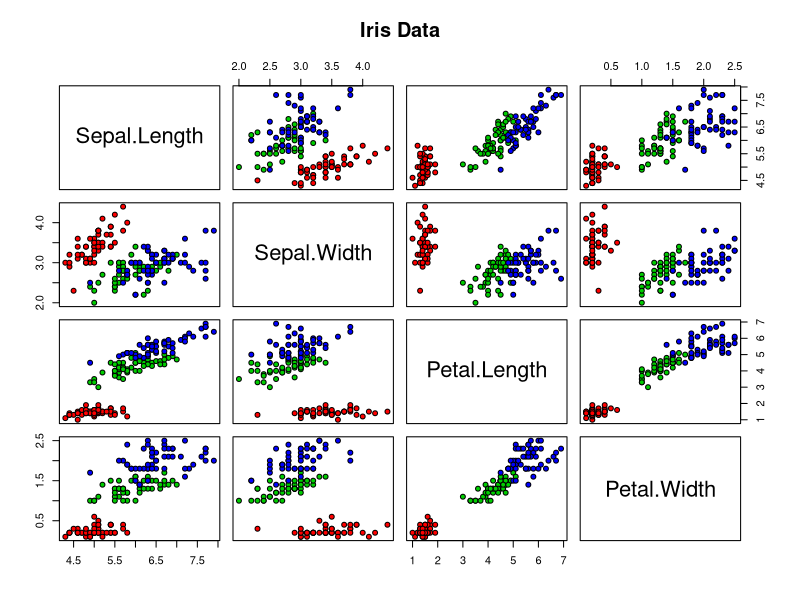
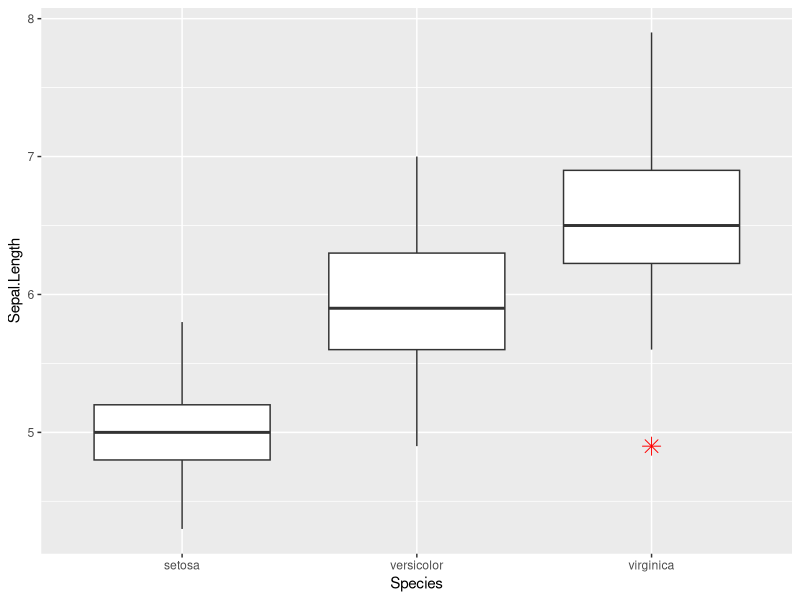
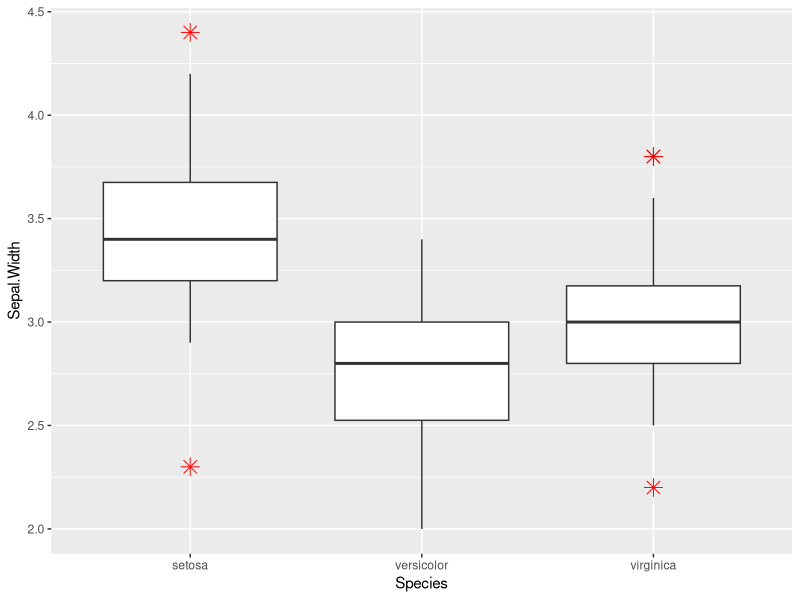
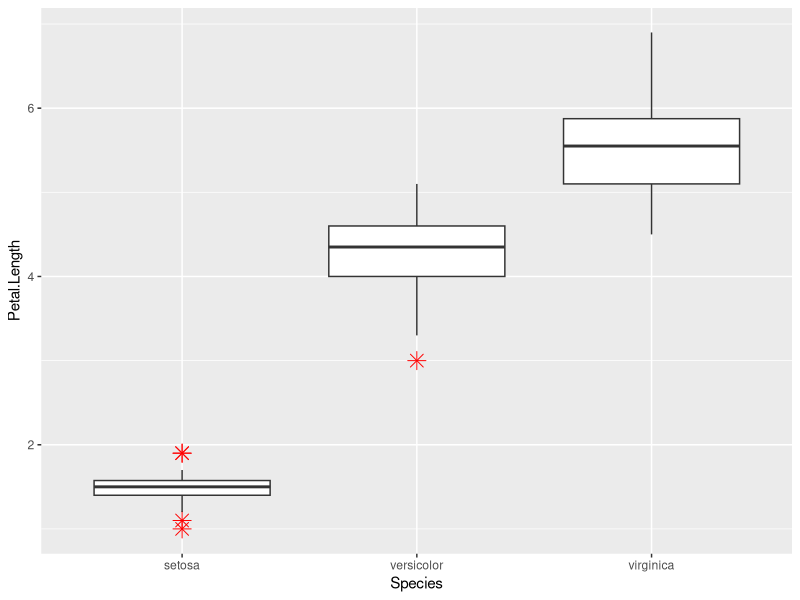
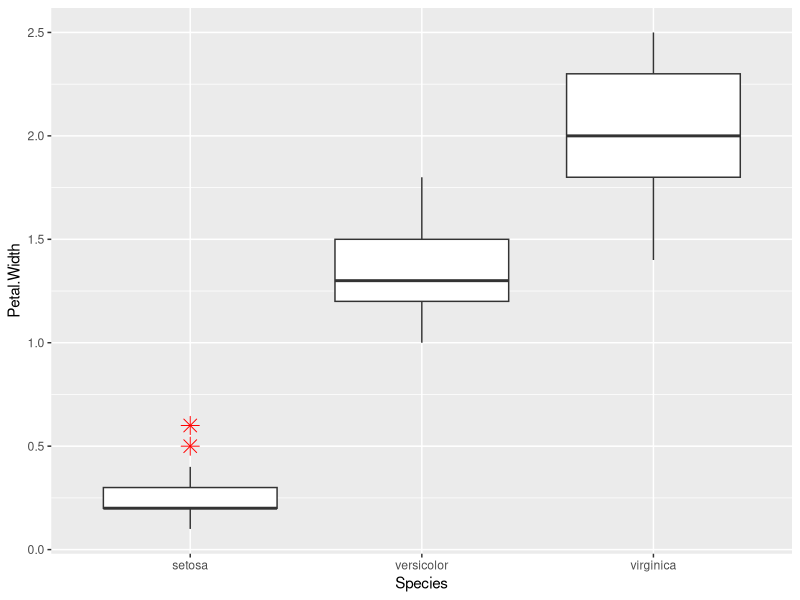

Write R code to recreate these figures, in order. (Note: this script raises an error after producing the figures.)
data(iris)
summary(iris)

# Pairwise plots
pairs(iris[1:4], main = "Iris Data", pch = 21, bg = c("red", "green3", "blue")[unclass(iris$Species)])

# Boxplots
library(ggplot2)
p1<-ggplot(iris,aes(x=Species,y=Sepal.Length))+
        geom_boxplot(outlier.colour="red", outlier.shape=8,outlier.size=4)
plot(p1)

p2<-ggplot(iris,aes(x=Species,y=Sepal.Width))+
    geom_boxplot(outlier.colour="red", outlier.shape=8,outlier.size=4)
plot(p2)

p3<-ggplot(iris,aes(x=Species,y=Petal.Length))+
    geom_boxplot(outlier.colour="red", outlier.shape=8,outlier.size=4)
plot(p3)

p4<-ggplot(iris,aes(x=Species,y=Petal.Width))+
    geom_boxplot(outlier.colour="red", outlier.shape=8,outlier.size=4)
plot(p4)

hist(iris.features[,1],main="Histogram of Sepal Length", breaks=20,
     cex.main=1.5,cex.lab=1.25,
     xlab="Sepal Length",col="orange", border="black",
     xlim=c(4,8))    

hist(iris.features[,2],main="Histogram of Sepal Width", breaks=20,
     cex.main=1.5,cex.lab=1.25,
     xlab="Sepal Width",col="orange", border="black",xlim=c(2,4.5))

hist(iris.features[,3],main="Histogram of Petal Length", breaks=30,
     cex.main=1.5,cex.lab=1.25,
     xlab="Petal Length",col="orange", border="black",xlim=c(1,7))

hist(iris.features[,4],main="Histogram of Petal Width", breaks=20,
     cex.main=1.5,cex.lab=1.25,
     xlab="Petal Width",col="orange", border="black",xlim = c(0,2.6))

numtoclass <- function(num){
  if (num==1){
    return ("verginica")
  }
  if (num==2){
    return ("versicolor")
  }
  if (num==3){
    return ("sertosa")
  }
  
}

iris.features<-iris[,1:4]

km.1<-kmeans(iris.features,centers = 3)

x<-as.matrix(km.1$cluster)
x<-apply(x,FUN = numtoclass,MARGIN = 1)
iris.compare<-iris.features
iris.compare$predicted<-as.factor(x)

# Pairwise plots
pairs(iris.compare[1:4], main = "After clustering", pch = 21, 
      bg = c("red", "green3", "blue")[unclass(iris.compare$predicted)])

#---------------------------------------------
# How to get best combination of predictors
library(gtools)
comb.1<-combinations(4,1,colnames(iris[1:4]))
comb.2<-combinations(4,2,colnames(iris[1:4]))
comb.3<-combinations(4,3,colnames(iris[1:4]))
comb.4<-combinations(4,4,colnames(iris[1:4]))

distance.metric<-c()
for (i in 1:4){
    m1<-kmeans(iris.features[c(comb.1[i,])],centers = 3)
    distance.metric<-append(distance.metric,m1$tot.withinss)
}
for (i in 1:6){
    m1<-kmeans(iris.features[c(comb.2[i,])],centers = 3)
    distance.metric<-append(distance.metric,m1$tot.withinss)
}
for (i in 1:4){
    m1<-kmeans(iris.features[c(comb.3[i,])],centers = 3)
    distance.metric<-append(distance.metric,m1$tot.withinss)
}
m1<-kmeans(iris.features[1:4],centers = 3)
distance.metric<-append(distance.metric,m1$tot.withinss)

plot(distance.metric)

#---------------------
# Determining the optimum k by elbow plot

elbow.distance<-c()
k.values <-c(1:10)
for (k in k.values){
    m1<-kmeans(iris.features,centers = k)
    elbow.distance<-append(elbow.distance,m1$tot.withinss)
}

plot(x=k.values,y=elbow.distance,type='b', 
     main="Total distance metric for various k-values",
     xlab="Number of clusters (k)",ylab="Distance metric",
     col = "dark red",lwd=5,lty=2,cex.lab=1.25,cex.main=1.5)
grid(col = "dark red", lty = "dotted",
     lwd = 2, equilogs = TRUE)

m1<-kmeans(iris.features,centers = 4)
pairs(iris[1:4], main = "Iris Data", pch = 21, 
      bg = c("red", "green3", "blue","black")[unclass(m1$cluster)])
    
